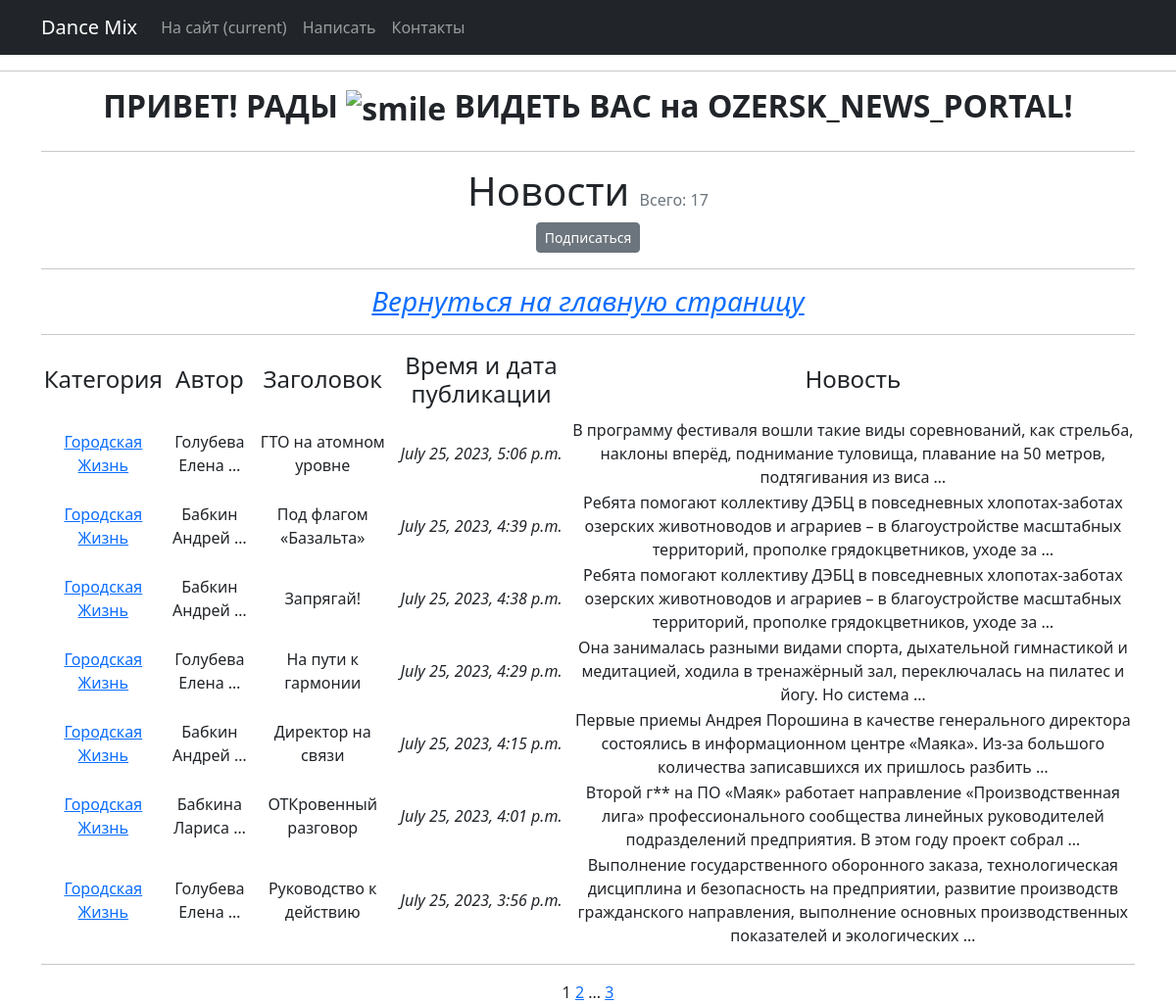
Screenshot of /news/categories/1 with the database file from the repository.
### News_from_Ozersk/models.py (models this page shows, shortened)
class Category(models.Model):                            # Категория, к которой будет привязываться новость
    name = models.CharField(max_length=100, unique=True) # названия категорий тоже не должны повторяться
    subscribers =  models.ManyToManyField(User, related_name ='categories')
    def __str__(self):
        return self.name.title()

class New(models.Model):         # Новости для нашей витрины
    ARTICLE = 'AR'
    NEWS = 'NE'
    TYPE = [
        (ARTICLE, 'Статья'),
        (NEWS, 'Новость'),
    ]
    post_type = models.CharField(
        max_length=2,
        choices=TYPE,
        default=NEWS,
    )
    name = models.CharField(
        max_length=64,
        unique=True,              # названия новостей не должны повторяться
    )
    time_in = models.DateTimeField(auto_now_add=True)
    textPost = models.TextField()
    author = models.ForeignKey(Author1, on_delete=models.CASCADE)
    category = models.ManyToManyField(Category, through='NewCategory')

class Author1(models.Model):
    name = models.CharField(max_length=100)
    def __str__(self):
       return self.name.title()

### News_from_Ozersk/views.py (the view)
# urls.py: path('news/categories/<int:pk>', NewsCategoryList.as_view(), name='new_category'),
class NewsCategoryList(ListView):
    model = New                      # Указываем модель, объекты которой мы будем выводить
    template_name = 'news_category.html'      # Указываем имя шаблона, в котором будут все инструкции о том,
    context_object_name = 'news_category'     # Это имя списка, в котором будут лежать все объекты.
    paginate_by = 7                  # вот так мы можем указать количество записей на странице
    def get_queryset(self):
        self.category = get_object_or_404(Category, id=self.kwargs['pk'])
        queryset = New.objects.filter(category = self.category).order_by('-time_in')
        return queryset
    def get_context_data(self, **kwargs):
        context = super().get_context_data(**kwargs)
        context['is_not_subscriber'] = self.request.user not in self.category.subscribers.all()
        context['category'] = self.category
        return context

### News_from_Ozersk/templatetags/custom_filters.py (called while the page is built)
@register.filter()
def censor(value):
   stop_list = ['погода', 'бал', 'год']
   post_list = value.split()
   post_clean = []
   for clean in post_list:
      if clean in stop_list:
         clean = clean[0]+'*'*(len(clean)-1)
         post_clean.append(clean)
      else:
         post_clean.append(clean)
   return f'{" ".join(post_clean)}'

### News_from_Ozersk/templatetags/custom_tags.py (called while the page is built)
@register.simple_tag(takes_context=True)
def url_replace(context, **kwargs):
   d = context['request'].GET.copy()
   for k, v in kwargs.items():
       d[k] = v
   return d.urlencode()

### templates/news_category.html (shortened to what this page needs)
{% extends 'flatpages/default.html' %}
{% load custom_filters %}
{% load custom_tags %}
{% block content %}
    <hr>
<h1 class = "text-center">Новости <span class = "text-muted fs-6 fw-normal">Всего: {{ page_obj.paginator.count }}</span> </h1>
    {% if is_not_subscriber %}
        <p class = "text-center"><a href = "{% url 'subscribe' category.id %}" class = "btn btn-secondary btn-sm">Подписаться</a></p>
    {% endif %}
<hr>
    <h3><em><a href="http://127.0.0.1:8000/news/">Вернуться на главную страницу</a></em></h3>
   <hr>
   {% if news_category %}
       <table>
           <tr>
               <td><h4>Категория</h4></td>
               <td><h4>Автор</h4></td>
               <td><h4>Заголовок</h4></td>
               <td><h4>Время и дата публикации</h4></td>
               <td><h4>Новость</h4></td>
           </tr>
           {% for new in news_category %}
           <tr>
               <td>
                   {% for category in new.category.all %}
                       <a href="{% url 'new_category' category.id %}">{{ category|truncatewords:5 }}</a>
                   {% endfor %}
               </td>
               <td>{{ new.author|truncatewords:2 }}</td>
               <td>{{ new.name|censor|truncatechars:60 }}</td>
               <td><i>{{ new.time_in }}</i></td>
               <td>{{ new.textPost|censor|truncatewords:20 }}</td>
           </tr>
           {% endfor %}
       </table>
    <hr>
   {% else %}
       <h2>СЕГОДНЯ ХОРОШИЙ ДЕНЬ - НОВОСТЕЙ НЕТ!</h2>
   {% endif %}
   {{ page_obj.number }}
   {% if page_obj.has_next %}
       <a href="?{% url_replace page=page_obj.next_page_number %}">{{ page_obj.next_page_number }}</a>
       {% if paginator.num_pages != page_obj.next_page_number %}
           ...
           <a href="?{% url_replace page=page_obj.paginator.num_pages %}">{{ page_obj.paginator.num_pages }}</a>
       {% endif %}
   {% endif %}
{% endblock content %}

### rows the page displays
New: author "Голубева Елена …", name|censor "ГТО на атомном уровне", time_in "July 25, 2023, 5:06 p.m.", textPost|censor "В программу фестиваля вошли такие виды соревнований, как стрельба, наклоны вперёд, поднимание туловища, плавание на 50 метров, подтягивания из виса …"
Category: name "Городская Жизнь"
New: author "Бабкин Андрей …", name|censor "Под флагом «Базальта»", time_in "July 25, 2023, 4:39 p.m.", textPost|censor "Ребята помогают коллективу ДЭБЦ в повседневных хлопотах-заботах озерских животноводов и аграриев – в благоустройстве масштабных территорий, прополке грядокцветников, уходе за …"
New: author "Бабкин Андрей …", name|censor "Запрягай!", time_in "July 25, 2023, 4:38 p.m.", textPost|censor "Ребята помогают коллективу ДЭБЦ в повседневных хлопотах-заботах озерских животноводов и аграриев – в благоустройстве масштабных территорий, прополке грядокцветников, уходе за …"
New: author "Голубева Елена …", name|censor "На пути к гармонии", time_in "July 25, 2023, 4:29 p.m.", textPost|censor "Она занималась разными видами спорта, дыхательной гимнастикой и медитацией, ходила в тренажёрный зал, переключалась на пилатес и йогу. Но система …"
New: author "Бабкин Андрей …", name|censor "Директор на связи", time_in "July 25, 2023, 4:15 p.m.", textPost|censor "Первые приемы Андрея Порошина в качестве генерального директора состоялись в информационном центре «Маяка». Из-за большого количества записавшихся их пришлось разбить …"
New: author "Бабкина Лариса …", name|censor "ОТКровенный разговор", time_in "July 25, 2023, 4:01 p.m.", textPost|censor "Второй г** на ПО «Маяк» работает направление «Производственная лига» профессионального сообщества линейных руководителей подразделений предприятия. В этом году проект собрал …"
New: author "Голубева Елена …", name|censor "Руководство к действию", time_in "July 25, 2023, 3:56 p.m.", textPost|censor "Выполнение государственного оборонного заказа, технологическая дисциплина и безопасность на предприятии, развитие производств гражданского направления, выполнение основных производственных показателей и экологических …"

### other values shown
{{ page_obj.paginator.count }} "17"
{{ page_obj.number }} "1"
{{ page_obj.next_page_number }} "2"
{{ page_obj.paginator.num_pages }} "3"
